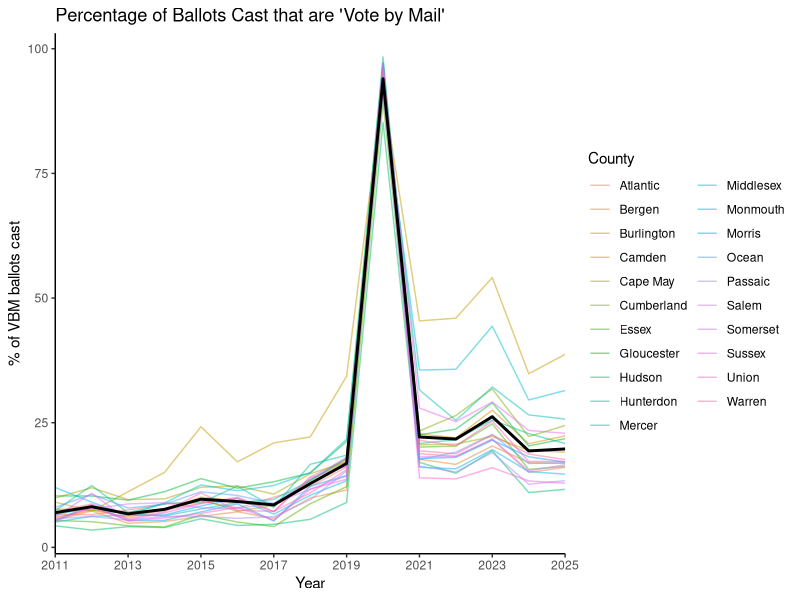

Source code (R):
library(tidyverse)
library(ggplot2)
library(dplyr)


nj_vbmturnout <- read.csv("nj_votebymailturnout.txt")

nj_vbmturnout <- rename(nj_vbmturnout, Year = Election.Year)
nj_vbmturnout <- filter(nj_vbmturnout, Year > 2010)
nj_vbmturnout <- filter(nj_vbmturnout, Election.Type == "General")

nj_vbmturnout$percent_of_vbm = nj_vbmturnout$Votes.Cast.By.Vote.By.Mail.Ballots/nj_vbmturnout$Total.Number.of.Votes.Cast*100

avg_by_year <- nj_vbmturnout %>%
  group_by(Year) %>%
  summarize(avg_percent = mean(percent_of_vbm, na.rm = TRUE))

ggplot(nj_vbmturnout, aes(x = Year, y = percent_of_vbm, group = County, colour = County))+
  geom_line(aes(color = County), alpha = .5)+
  scale_x_continuous(expand = c(0,0),breaks = seq(min(nj_vbmturnout$Year), max(nj_vbmturnout$Year), by = 2, ))+
  theme_classic()+
  labs(
    title = "Percentage of Ballots Cast that are 'Vote by Mail'",
    y = "% of VBM ballots cast"
  )+
  geom_line(data = avg_by_year,
            aes(x = Year, y = avg_percent),
            linewidth = 1,
            inherit.aes = F,
            color = "black")
